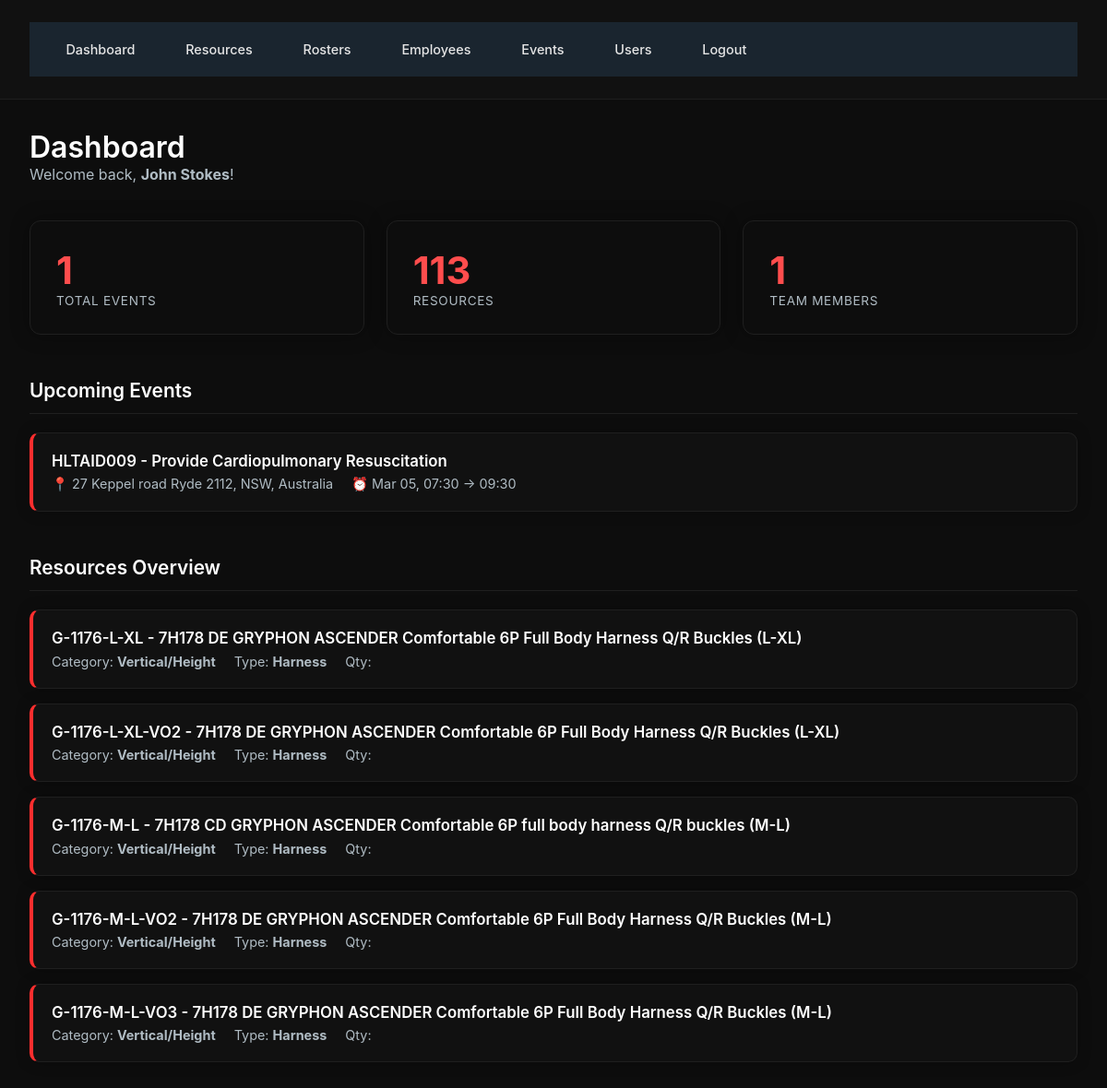
/ (signed in), run on an earlier commit of the app's database.
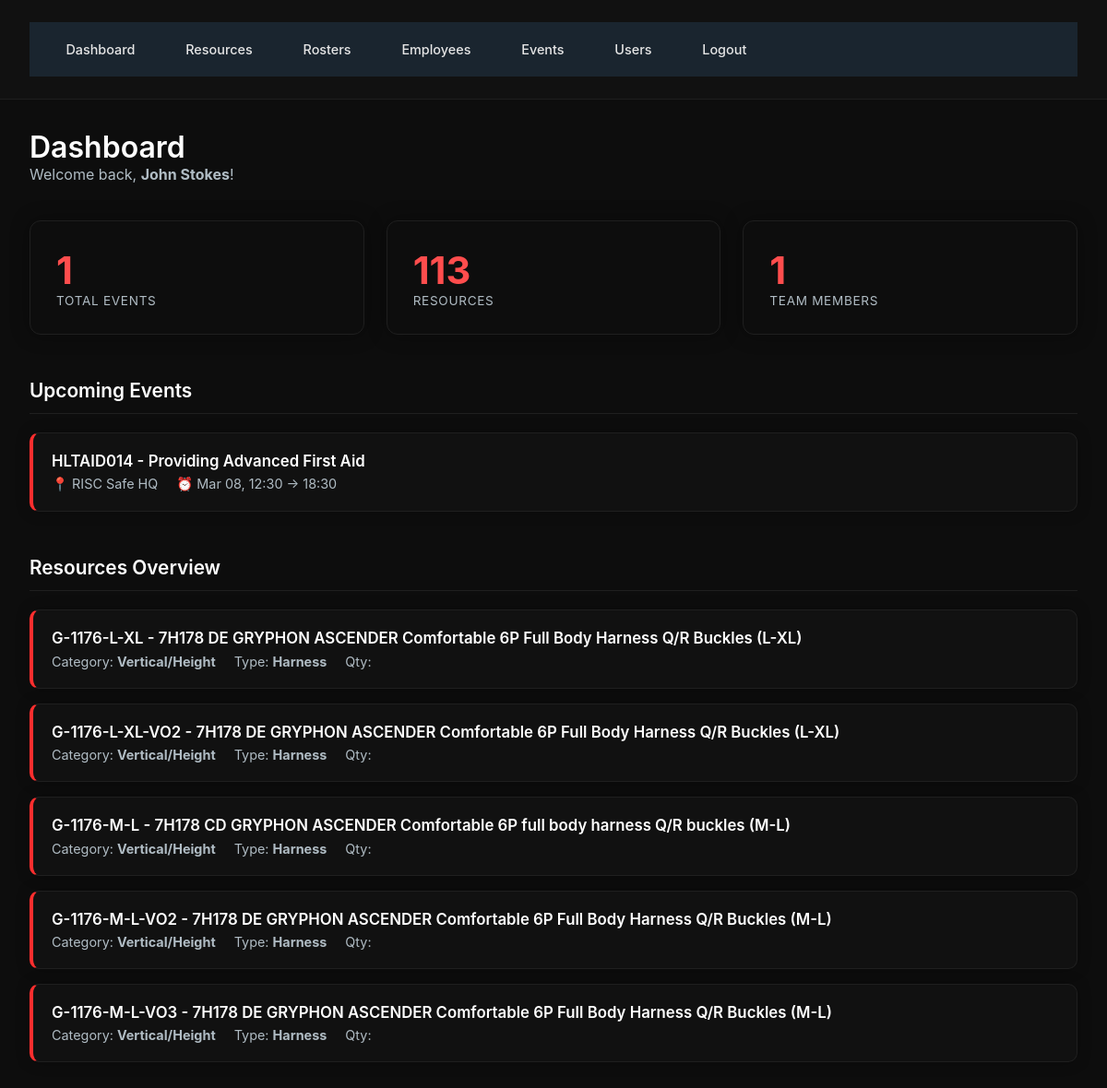
And on a later commit of the database.
### Database.py (models this page shows)
class Event(db.Model):
    id = db.Column(db.Integer, primary_key=True)
    title = db.Column(db.String(200))
    location = db.Column(db.String(200))
    start_time = db.Column(db.DateTime)
    end_time = db.Column(db.DateTime)
    setup_minutes = db.Column(db.Integer, default=0)
    packup_minutes = db.Column(db.Integer, default=0)
    employees = db.relationship("Employee", secondary=event_employee, cascade="all, delete", passive_deletes=True)
    resources = db.relationship("Resource", secondary=event_resource, cascade="all, delete", passive_deletes=True)

### app.py (the view)
    @app.route('/')
    @login_required
    def index():
        events = Event.query.all()
        resources = Resource.query.all()
        employees = Employee.query.all()
        return render_template('index.html', events=events, resources=resources, employees=employees)

### Templates/index.html (shortened to what this page needs)
{% extends "base.html" %}
{% block content %}
<div class="dashboard-header">
  <div>
    <h2 class="dashboard-title">Dashboard</h2>
    <p class="welcome-text">Welcome back, <strong>{{ current_user.username }}</strong>!</p>
  </div>
</div>
<div class="stats-grid">
  <div class="stat-card">
    <div class="stat-value">{{ events|length }}</div>
    <div class="stat-label">Total Events</div>
  </div>
  <div class="stat-card">
    <div class="stat-value">{{ resources|length }}</div>
    <div class="stat-label">Resources</div>
  </div>
  <div class="stat-card">
    <div class="stat-value">{{ employees|length }}</div>
    <div class="stat-label">Team Members</div>
  </div>
</div>
<div class="dashboard-section">
  <h3 class="section-title">Upcoming Events</h3>
  {% if events %}
    <div class="events-list">
      {% for e in events[:5] %}
        <div class="event-card">
          <div class="event-title">{{ e.title }}</div>
          <div class="event-details">
            <span class="event-location">📍 {{ e.location }}</span>
            <span class="event-time">⏰ {{ e.start_time.strftime('%b %d, %H:%M') if e.start_time else 'N/A' }} → {{ e.end_time.strftime('%H:%M') if e.end_time else 'N/A' }}</span>
          </div>
        </div>
      {% endfor %}
    </div>
  {% else %}
    <div class="empty-state">
      No events scheduled. <a href="{{ url_for('events') }}">Create one</a>
    </div>
  {% endif %}
</div>
<div class="dashboard-section">
  <h3 class="section-title">Resources Overview</h3>
  {% if resources %}
    <div class="resources-list">
      {% for r in resources[:5] %}
        <div class="resource-card">
          <div class="resource-title">{{ r.item_code }} - {{ r.description }}</div>
          <div class="resource-details">
            <span>Category: <strong>{{ r.category }}</strong></span>
            <span>Type: <strong>{{ r.type }}</strong></span>
            <span>Qty: <strong>{{ r.quantity }}</strong></span>
          </div>
        </div>
      {% endfor %}
    </div>
  {% else %}
    <div class="empty-state">
      No resources added yet. <a href="{{ url_for('resources') }}">Add one</a>
    </div>
  {% endif %}
</div>
{% endblock %}

What changed in the data, as far as the page shows it:
changed Event: title "HLTAID009 - Provide Cardiopulmonary Resuscitation" → "HLTAID014 - Providing Advanced First Aid"; location "27 Keppel road Ryde 2112, NSW, Australia" → "RISC Safe HQ"; start_time "Mar 05, 07:30" → "Mar 08, 12:30"; end_time "09:30" → "18:30"
